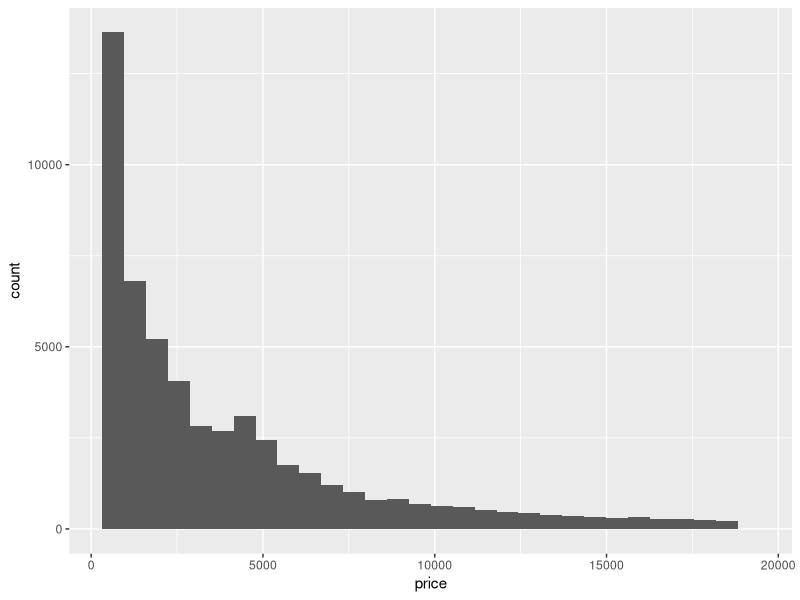
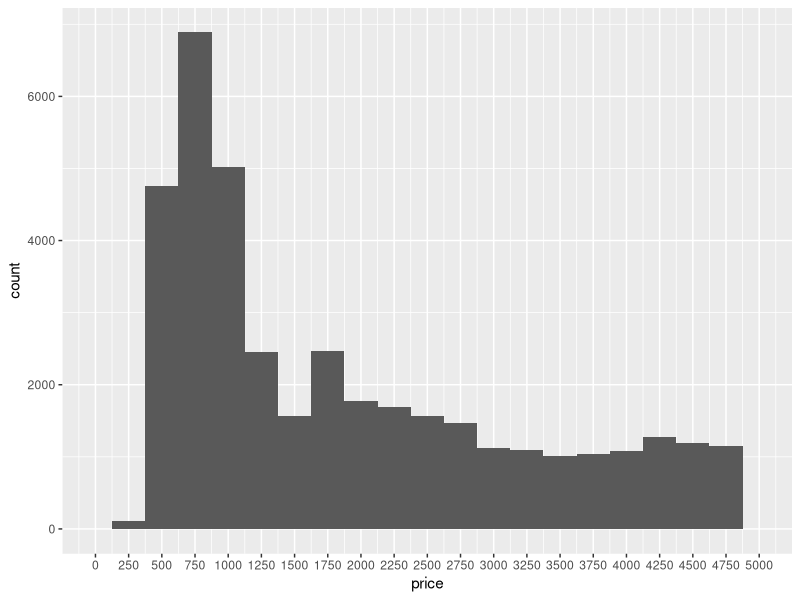
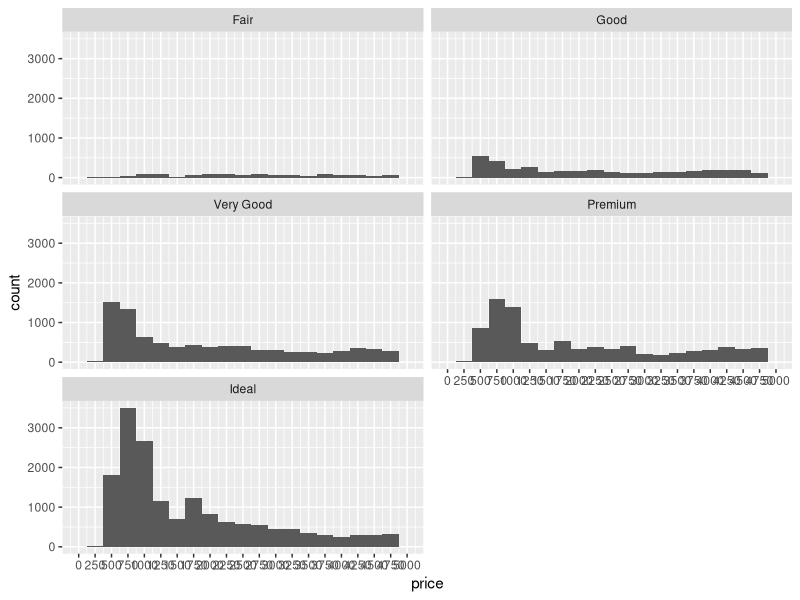
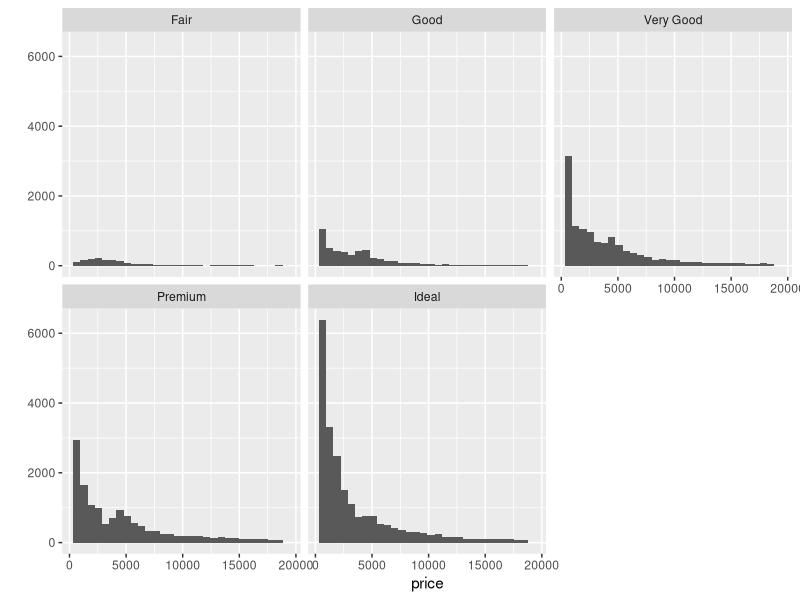
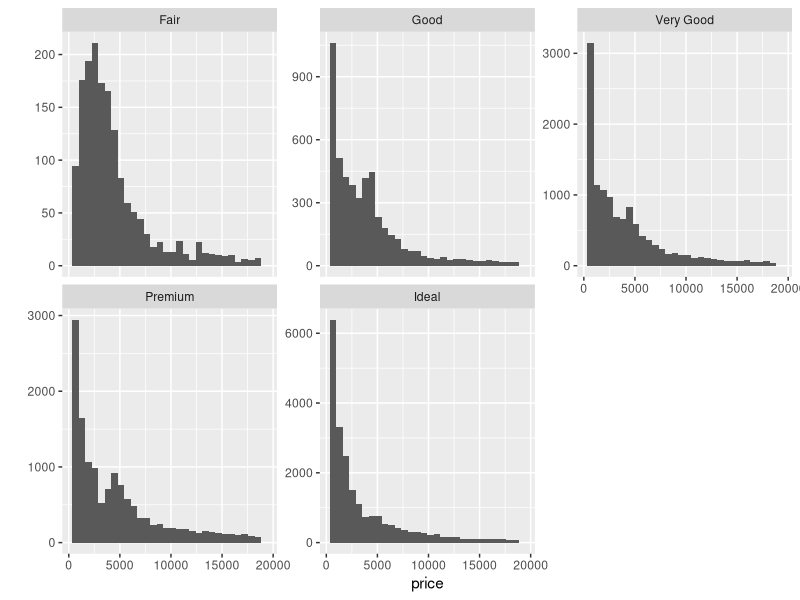
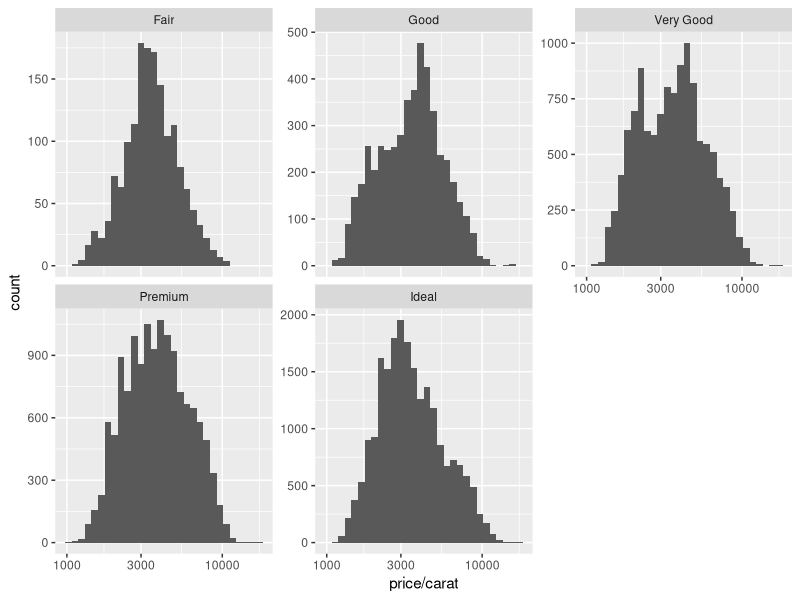
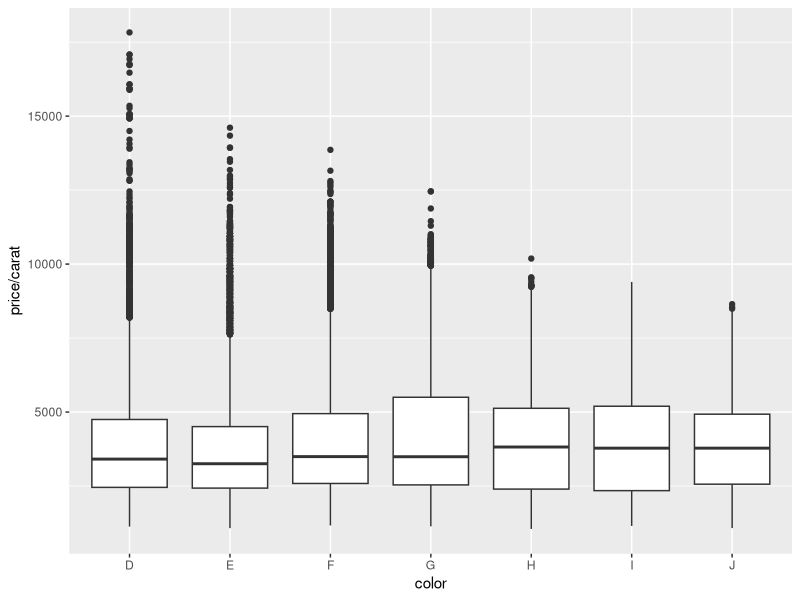

Write R code to recreate these figures, in order.
library(ggplot2)
data(diamonds)

ggplot(diamonds, aes(x=price)) + geom_histogram()


summary(diamonds$price)

nrow(diamonds[diamonds$price < 500,])
nrow(diamonds[diamonds$price < 250,])
nrow(diamonds[diamonds$price >= 15000,])

ggplot(aes(x=price), data = diamonds) + geom_histogram(binwidth = 250)+
  scale_x_continuous(breaks = seq(0,5000,250), limit = c(0,5000))

#For diamonds that cost less than $2,000, the most common price of a diamond is around $700 (binwidth = 1)

ggplot(aes(x=price), data = diamonds) + geom_histogram(binwidth = 250)+
  scale_x_continuous(breaks = seq(0,5000,250), limit = c(0,5000)) + facet_wrap(~cut, ncol=2)


by(diamonds$price,diamonds$cut,summary)
by(diamonds$price,diamonds$cut,max)


qplot(x = price, data = diamonds) + facet_wrap(~cut)

qplot(x = price, data = diamonds) + facet_wrap(~cut, scales = "free_y")

ggplot(aes(x=price/carat), data = na.omit(diamonds)) + geom_histogram()+
  facet_wrap(~cut, scales  = "free_y") + scale_x_log10()


ggplot(aes(x = color, y = price/carat), data = na.omit(diamonds)) + geom_boxplot()


summary(subset(diamonds,color=='D')$price)
summary(subset(diamonds,color=='J')$price)
IQR(subset(diamonds, color == 'D')$price)
by(diamonds$price, diamonds$color, IQR)
